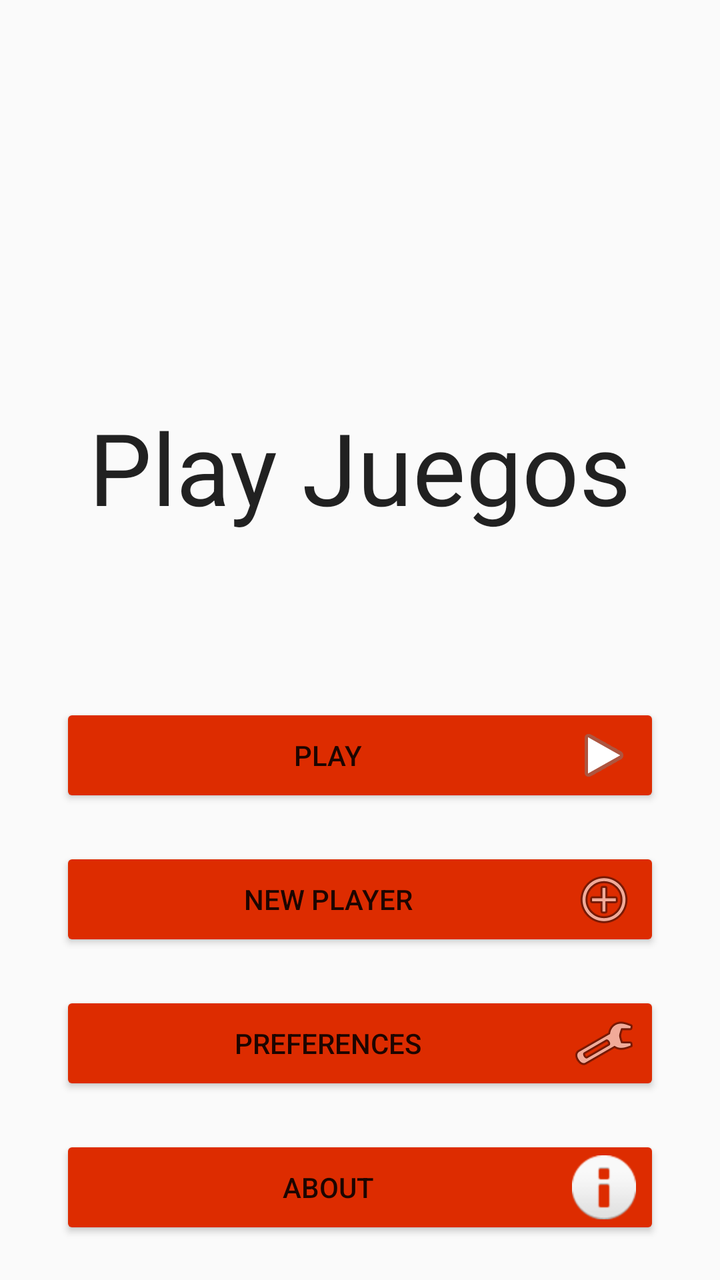
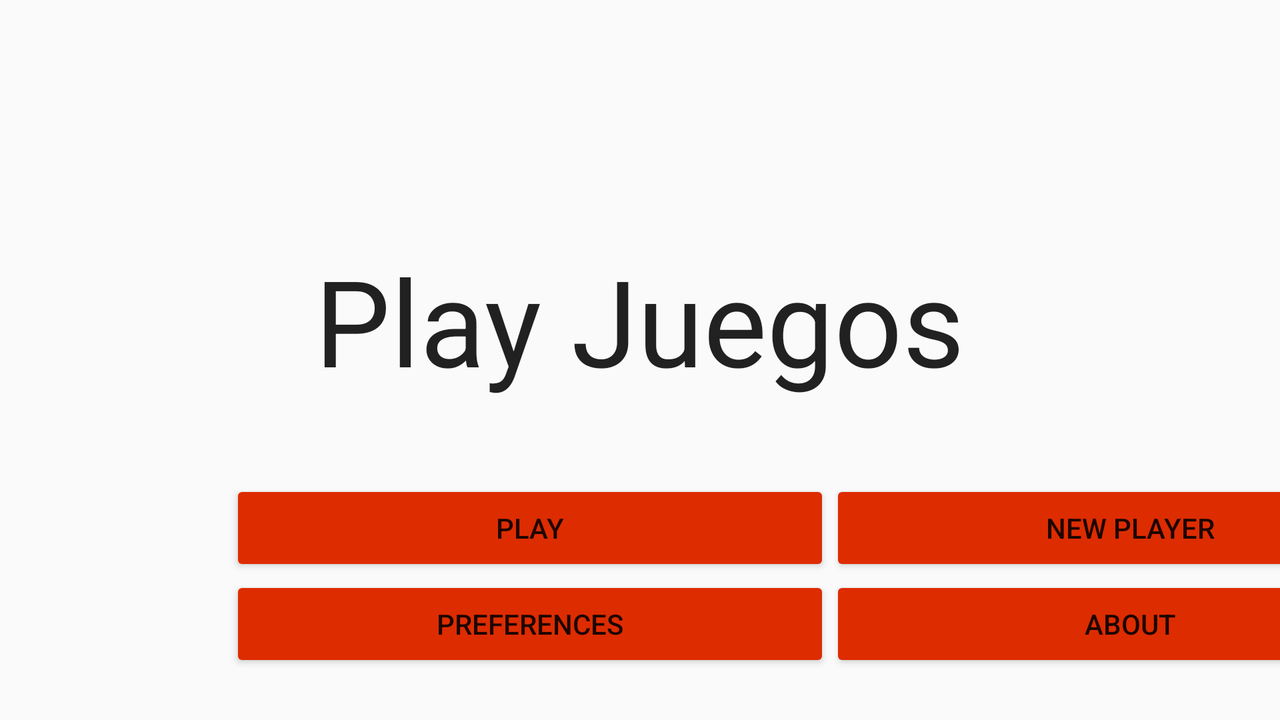

Compare how this app lays out the same screen by default and in its alternative resource folder. The renders come first, then the two layout files and the values they reference.
<!-- AndroidManifest.xml: application theme AppTheme -->
<!-- res/layout/activity_main_play.xml -->
<LinearLayout xmlns:android="http://schemas.android.com/apk/res/android"
    xmlns:tools="http://schemas.android.com/tools" android:layout_width="match_parent"
    android:layout_height="match_parent" android:paddingLeft="@dimen/activity_horizontal_margin"
    android:paddingRight="@dimen/activity_horizontal_margin"
    android:paddingTop="@dimen/activity_vertical_margin"
    android:paddingBottom="@dimen/activity_vertical_margin"
    tools:context="es.ieselcaminas.amo11k.tablelayout1.main_play"
    android:orientation="vertical">

    <TextView
        android:layout_width="wrap_content"
        android:layout_height="wrap_content"
        android:textAppearance="?android:attr/textAppearanceLarge"
        android:text="Play Juegos"
        android:id="@+id/titulo"
        android:layout_gravity="center_horizontal"
        android:layout_marginTop="200dp"
        android:textSize="50dp" />

    <Button
        android:layout_width="300dp"
        android:layout_height="wrap_content"
        android:text="Play"
        android:id="@+id/button2"
        android:layout_gravity="center_horizontal"
        android:layout_marginTop="85dp"
        android:elegantTextHeight="false"
        android:drawableRight="@android:drawable/ic_media_play" />

    <Button
        android:layout_width="300dp"
        android:layout_height="wrap_content"
        android:text="New Player"
        android:id="@+id/bNewPlayer"
        android:layout_gravity="center_horizontal"
        android:layout_marginTop="20dp"
        android:drawableRight="@android:drawable/ic_menu_add" />

    <Button
        android:layout_width="300dp"
        android:layout_height="wrap_content"
        android:text="Preferences"
        android:id="@+id/bPref"
        android:layout_gravity="center_horizontal"
        android:layout_marginTop="20dp"
        android:drawableRight="@android:drawable/ic_menu_manage" />

    <Button
        android:layout_width="300dp"
        android:layout_height="wrap_content"
        android:text="About"
        android:id="@+id/button5"
        android:layout_gravity="center_horizontal"
        android:layout_marginTop="20dp"
        android:drawableRight="@android:drawable/ic_dialog_info" />
</LinearLayout>
<!-- resources referenced by this layout -->
<resources>
  <style name="AppTheme" parent="Theme.AppCompat.Light.DarkActionBar">
          <item name="colorPrimary">@color/color_primary</item>
          <item name="colorAccent">@color/color_accent</item>
          <item name="colorButtonNormal">@color/color_button</item>
          
      </style>
  <color name="color_primary">#303f9f</color>
  <color name="color_accent">#FF6F00</color>
  <color name="color_button">#DD2C00</color>
</resources>
<!-- res/layout-land/activity_main_play.xml (the repository's variant of the layout above) -->
<!-- drawn on the phone turned sideways -->
<?xml version="1.0" encoding="utf-8"?>
<LinearLayout xmlns:android="http://schemas.android.com/apk/res/android"
    android:orientation="vertical" android:layout_width="match_parent"
    android:layout_height="match_parent">

    <TextView
        android:layout_width="wrap_content"
        android:layout_height="0dp"
        android:textAppearance="?android:attr/textAppearanceLarge"
        android:text="Play Juegos"
        android:id="@+id/titulo"
        android:layout_gravity="center_horizontal"
        android:layout_marginTop="120dp"
        android:layout_weight="1"
        android:textSize="60dp" />

    <GridLayout
        android:layout_width="wrap_content"
        android:layout_height="0dp"
        android:columnCount="2"
        android:rowCount="2"
        android:layout_gravity="center_vertical"
        android:layout_marginLeft="115dp"
        android:layout_weight="1">

        <Button
            android:layout_width="300dp"
            android:layout_height="wrap_content"
            android:text="Play"
            android:id="@+id/button6"
            android:layout_row="0"
            android:layout_column="0"
            android:layout_marginBottom="0dp" />

        <Button
            android:layout_width="300dp"
            android:layout_height="wrap_content"
            android:text="New Player"
            android:id="@+id/bNewPlayer"
            android:layout_row="0"
            android:layout_column="1"
            android:layout_marginBottom="0dp" />

        <Button
            android:layout_width="300dp"
            android:layout_height="wrap_content"
            android:text="Preferences"
            android:id="@+id/button8"
            android:layout_row="1"
            android:layout_column="0" />

        <Button
            android:layout_width="300dp"
            android:layout_height="wrap_content"
            android:text="About"
            android:id="@+id/button9"
            android:layout_row="1"
            android:layout_column="1" />
    </GridLayout>
</LinearLayout>
